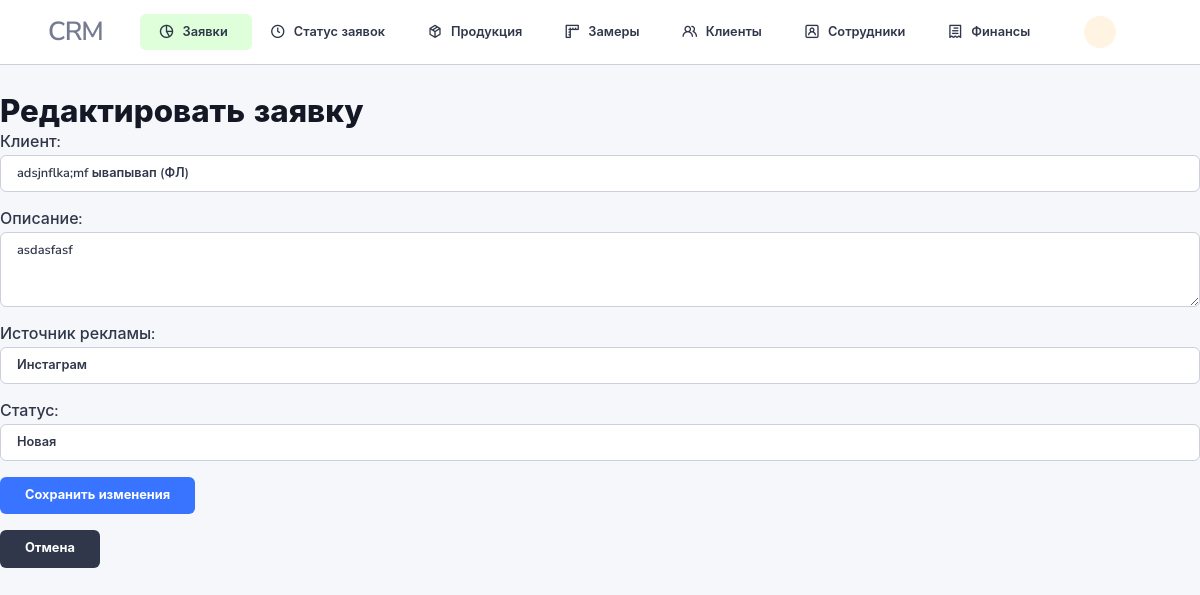
Screenshot of /tickets/50/edit/ with the database file from the repository.
### tickets/models.py (models this page shows, shortened)
class Ticket(models.Model):
    STATUS_CHOICES = [
        ('old', 'Устарела'),
        ('new', 'Новая'),
        ('in_progress', 'В работе'),
        ('completed', 'Завершена'),
    ]
    ADS_CHOICES = [
        ('friend', 'От знакомого'),
        ('web', 'Сайт '),
        ('instagram', 'Инстаграм'),
        ('facebook', 'Фейсбук'),
        ('flyers', 'Флаеры'),
        ('banners', 'Наружная реклама'),
        ('partners', 'Партнеры'),
        ('client', 'Клиент'),
    ]
    client = models.ForeignKey(
        Client, on_delete=models.CASCADE, related_name="tickets", verbose_name="Клиент"
    )
    location = models.ForeignKey(
        'locations.Location', on_delete=models.CASCADE, related_name="tickets", verbose_name="Локация", null=True, blank=True
    )
    description = models.TextField(
        null=True, blank=True, verbose_name="Описание"
    )
    ads_info = models.CharField(
        max_length=50, choices=ADS_CHOICES, default='new', verbose_name="Источник рекламы"
    )
    status = models.CharField(
        max_length=20, choices=STATUS_CHOICES, default='new', verbose_name="Статус заявки"
    )
    created_by = models.ForeignKey(
        Employee, on_delete=models.SET_NULL, null=True, related_name="created_tickets", verbose_name="Создатель заявки"
    )
    created_at = models.DateTimeField(
        auto_now_add=True, verbose_name="Дата создания"
    )
    updated_at = models.DateTimeField(
        auto_now=True, verbose_name="Дата обновления"
    )
    class Meta:
        verbose_name = "Заявка"
        verbose_name_plural = "Заявки"
        indexes = [
            models.Index(fields=["status"]),
            models.Index(fields=["created_by"]),
        ]

### tickets/views.py (the view)
# urls.py: path('tickets/<int:pk>/edit/', views.ticket_update_view, name='ticket_edit'),
def ticket_update_view(request, pk):
    ticket = get_object_or_404(Ticket, pk=pk)
    form = TicketUpdateForm(instance=ticket)
    if request.method == 'POST':
        form = TicketUpdateForm(request.POST, instance=ticket)
        if form.is_valid():
            form.save()
            return redirect(reverse_lazy('tickets:ticket_list'))
    context = {
        'form': form,
        'ticket': ticket,
        'section': 'tickets',
    }
    return render(request, 'tickets/ticket_form.html', context)

### tickets/forms.py
class TicketUpdateForm(forms.ModelForm):
    class Meta:
        model = Ticket
        fields = ['client', 'description', 'ads_info', 'status']
        labels = {
            'client': 'Клиент',
            'description': 'Описание',
            'ads_info': 'Источник рекламы',
            'status': 'Статус',
        }
        widgets = {
            'client': forms.Select(attrs={"class": "form-control"}),
            'description': forms.Textarea(attrs={"class": "form-control", "rows": 3}),
            'ads_info': forms.Select(attrs={"class": "form-control"}),
            'status': forms.Select(attrs={"class": "form-control"}),
        }

### users/models.py (called while the page is built)
    def __str__(self):
        return f"{self.first_name} {self.last_name}"

    def __str__(self):
        return f"{self.person} ({self.get_type_display()})"

### tickets/templates/tickets/ticket_form.html (shortened to what this page needs)
{% extends "base.html" %}
{% block main %}
<div class="content kanban-deals-content">
  <h2>{% if ticket %}Редактировать заявку{% else %}Создать заявку{% endif %}</h2>
  <form method="post">
    {{ form.as_p }}
    <button type="submit" class="btn btn-primary">{% if ticket %}Сохранить изменения{% else %}Создать заявку{% endif %}</button>
  </form>
  <a href="{% url 'tickets:ticket_list' %}" class="btn btn-secondary">Отмена</a>
</div>
{% endblock %}

### rows the page displays
Ticket: client "adsjnflka;mf ывапывап (ФЛ)", description "asdasfasf", ads_info "Инстаграм", status "Новая"
